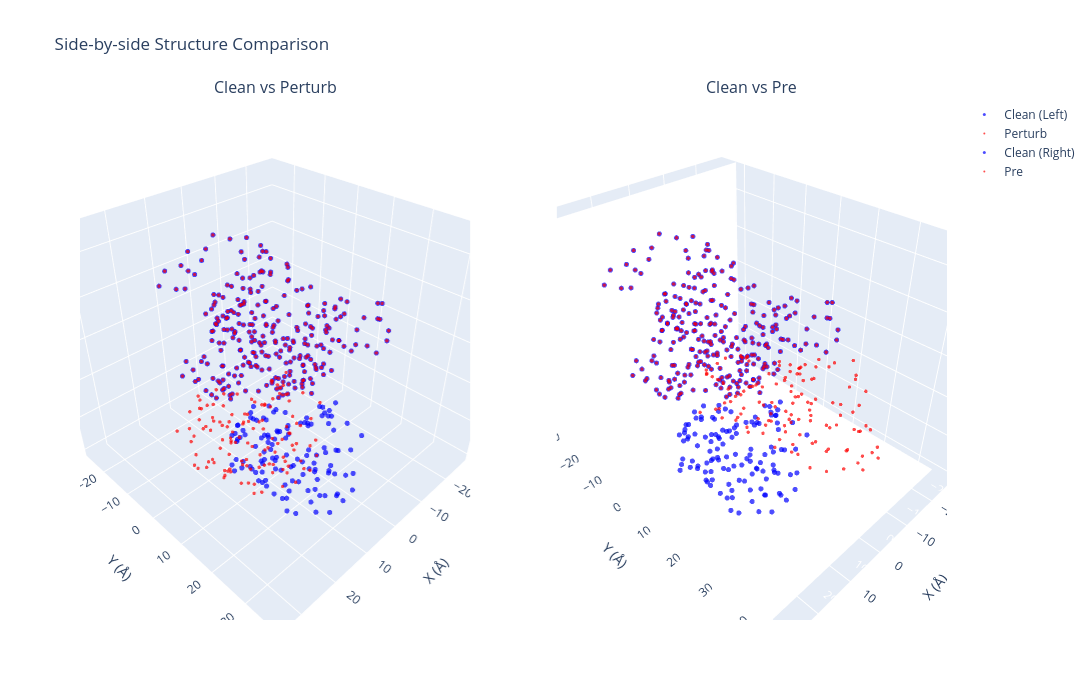

The cell this chart's notebook holds for it:
### Code cell
import torch
import numpy as np
import plotly.graph_objects as go
from plotly.subplots import make_subplots

def visualize_side_by_side(
    coords_clean: torch.Tensor,
    coords_perturb: torch.Tensor,
    coords_pre: torch.Tensor,
    atom_idx: int = 1,  # CA # 1
    output_html: str = None
):
    """Plotly 交互式 3D 图，左右双视图排版"""
    
    # 提取坐标数据
    clean_ca = coords_clean[:, atom_idx].cpu().numpy()
    perturb_ca = coords_perturb[:, atom_idx].cpu().numpy()
    pre_ca = coords_pre[:, atom_idx].cpu().numpy()
    
    # 1. 创建 1行2列 的子图，必须指定 type 为 'scene' 支持 3D
    fig = make_subplots(
        rows=1, cols=2,
        specs=[[{'type': 'scene'}, {'type': 'scene'}]],
        subplot_titles=("Clean vs Perturb", "Clean vs Pre")
    )
    
    # ================= 左侧图 (row=1, col=1): Clean vs Perturb =================
    fig.add_trace(go.Scatter3d(
        x=clean_ca[:, 0], y=clean_ca[:, 1], z=clean_ca[:, 2],
        mode='markers', name='Clean (Left)',
        line=dict(width=2, color='blue'),
        marker=dict(size=3, color='blue', opacity=0.7)
    ), row=1, col=1)
    
    fig.add_trace(go.Scatter3d(
        x=perturb_ca[:, 0], y=perturb_ca[:, 1], z=perturb_ca[:, 2],
        mode='markers', name='Perturb',
        line=dict(width=1, color='red'),
        marker=dict(size=2, color='red', opacity=0.7)
    ), row=1, col=1)
    
    # ================= 右侧图 (row=1, col=2): Clean vs Pre =================
    fig.add_trace(go.Scatter3d(
        x=clean_ca[:, 0], y=clean_ca[:, 1], z=clean_ca[:, 2],
        mode='markers', name='Clean (Right)',
        line=dict(width=2, color='blue'),
        marker=dict(size=3, color='blue', opacity=0.7)
    ), row=1, col=2)
    
    fig.add_trace(go.Scatter3d(
        x=pre_ca[:, 0], y=pre_ca[:, 1], z=pre_ca[:, 2],
        mode='markers', name='Pre',
        # 这里我用了绿色来区分第二个视图，你也可以改回红色 green
        line=dict(width=1, color='red'), 
        marker=dict(size=2, color='red', opacity=0.7)
    ), row=1, col=2)
    
    # ================= 统一设置布局 =================
    # 定义通用的 3D 坐标轴设定
    scene_layout = dict(
        xaxis_title='X (Å)',
        yaxis_title='Y (Å)',
        zaxis_title='Z (Å)',
        aspectmode='data'  # 保持 1:1:1 比例
    )
    
    fig.update_layout(
        title_text="Side-by-side Structure Comparison",
        # 在 subplots 中，3D 视图的 layout 参数名为 scene (左图) 和 scene2 (右图)
        scene=scene_layout,   
        scene2=scene_layout,  
        width=1400,  # 加宽一点以适应两个图并排
        height=700,
        showlegend=True
    )
    
    if output_html:
        fig.write_html(output_html)
        print(f"✅ Interactive side-by-side plot saved: {output_html}")
    
    fig.show()

# 加载文件
loaded_dict = torch.load(
    '/root/private_data/luog/codex/IgGM2/see/seefile/S621_1782074306.pt',
    map_location='cpu',    
    weights_only=True       
)

# 提取张量
coords_clean = loaded_dict['clean'].squeeze(0).detach()
coords_perturb = loaded_dict['perturb'].squeeze(0).detach()
coords_pre = loaded_dict['pre'].squeeze(0).detach()

# 一次性调用左右可视化函数
visualize_side_by_side(
    coords_clean=coords_clean,
    coords_perturb=coords_perturb,
    coords_pre=coords_pre
)

### Figure 1 — Plotly figure (JSON) as saved in the notebook; plotly's stock layout.template omitted (floating-point values rounded to 4 significant figures; data arrays with more than 128 entries replaced by an {"elided": "..."} marker saying what was removed)
{"data": [{"line": {"color": "blue", "width": 2}, "marker": {"color": "blue", "opacity": 0.7, "size": 3}, "mode": "markers", "name": "Clean (Left)", "scene": "scene", "type": "scatter3d", "x": {"elided": "377 float values"}, "y": {"elided": "377 float values"}, "z": {"elided": "377 float values"}}, {"line": {"color": "red", "width": 1}, "marker": {"color": "red", "opacity": 0.7, "size": 2}, "mode": "markers", "name": "Perturb", "scene": "scene", "type": "scatter3d", "x": {"elided": "377 float values"}, "y": {"elided": "377 float values"}, "z": {"elided": "377 float values"}}, {"line": {"color": "blue", "width": 2}, "marker": {"color": "blue", "opacity": 0.7, "size": 3}, "mode": "markers", "name": "Clean (Right)", "scene": "scene2", "type": "scatter3d", "x": {"elided": "377 float values"}, "y": {"elided": "377 float values"}, "z": {"elided": "377 float values"}}, {"line": {"color": "red", "width": 1}, "marker": {"color": "red", "opacity": 0.7, "size": 2}, "mode": "markers", "name": "Pre", "scene": "scene2", "type": "scatter3d", "x": {"elided": "377 float values"}, "y": {"elided": "377 float values"}, "z": {"elided": "377 float values"}}], "layout": {"annotations": [{"font": {"size": 16}, "showarrow": false, "text": "Clean vs Perturb", "x": 0.225, "xanchor": "center", "xref": "paper", "y": 1, "yanchor": "bottom", "yref": "paper"}, {"font": {"size": 16}, "showarrow": false, "text": "Clean vs Pre", "x": 0.775, "xanchor": "center", "xref": "paper", "y": 1, "yanchor": "bottom", "yref": "paper"}], "height": 700, "scene": {"aspectmode": "data", "domain": {"x": [0, 0.45], "y": [0, 1]}, "xaxis": {"title": {"text": "X (Å)"}}, "yaxis": {"title": {"text": "Y (Å)"}}, "zaxis": {"title": {"text": "Z (Å)"}}}, "scene2": {"aspectmode": "data", "domain": {"x": [0.55, 1], "y": [0, 1]}, "xaxis": {"title": {"text": "X (Å)"}}, "yaxis": {"title": {"text": "Y (Å)"}}, "zaxis": {"title": {"text": "Z (Å)"}}}, "showlegend": true, "title": {"text": "Side-by-side Structure Comparison"}, "width": 1400}}
